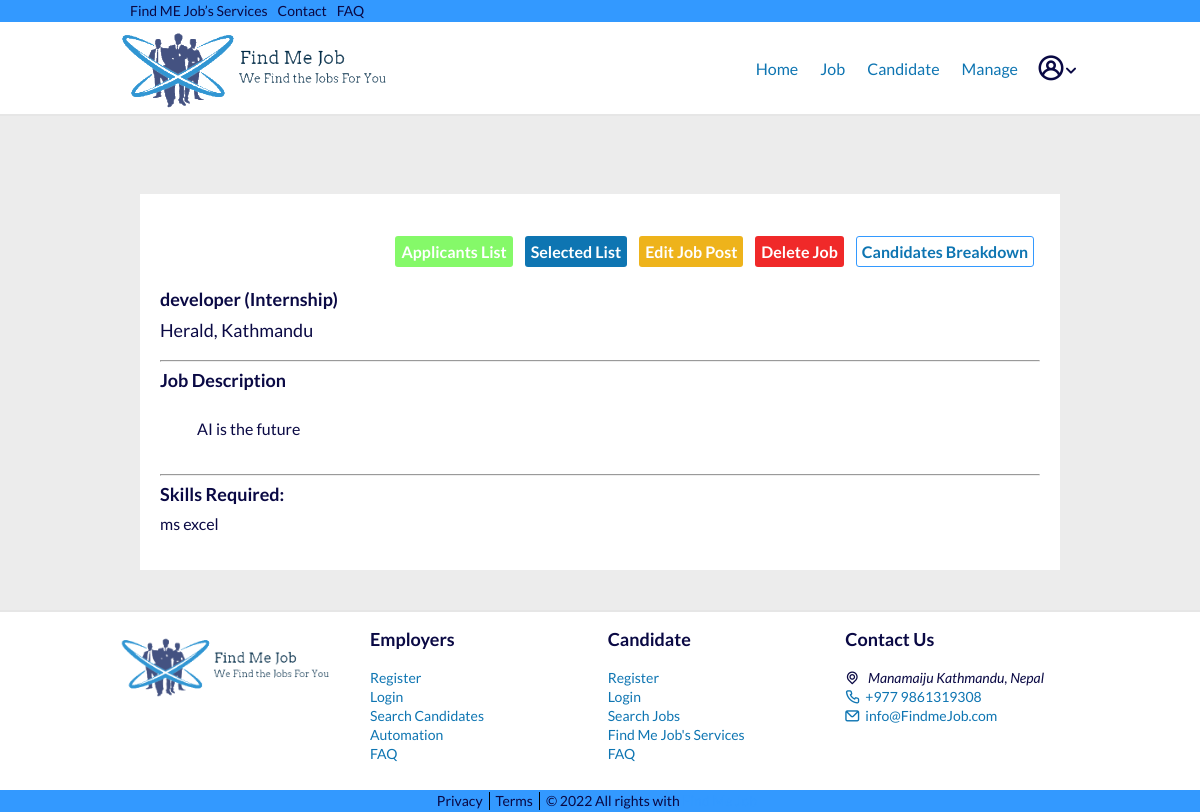
The app's page /hiring/job/community-leader (signed in) with its own data.
### recruiters/models.py (models this page shows, shortened)
class Job(models.Model):
    recruiter = models.ForeignKey(
        User, related_name='jobs', on_delete=models.CASCADE)
    title = models.CharField(max_length=255)
    company = models.CharField(max_length=200)
    location = models.CharField(max_length=255)
    description = models.TextField()
    skills_req = models.CharField(max_length=200)
    job_type = models.CharField(
        max_length=30, choices=CHOICES, default='Full Time', null=True)
    link = models.URLField(null=True, blank=True)
    slug = AutoSlugField(populate_from='title', unique=True, null=True)
    date_posted = models.DateTimeField(default=timezone.now)

### recruiters/views.py (the view)
# urls.py: path('job/<slug>', views.job_detail, name='job-detail'),
@login_required
def job_detail(request, slug):
    job = get_object_or_404(Job, slug=slug)
    context = {
        'job': job,
        'rec_navbar': 1,
    }
    return render(request, 'recruiters/job_detail.html', context)

### recruiters/templates/recruiters/job_detail.html (shortened to what this page needs)
{% extends "users/layout.html" %} {% load static %} {% block content %}
<br /><br />
<div class="container">
  {% if request.user == job.recruiter %}
  <section class="row section__job-details">
    <div>
      {% if not job.link %}
      <div class="job__editors">
        <ul class="job__tools">
          <li>
            <a class="job-btn1" href="{% url 'applicant-list' job.slug %}"
              ><b>Applicants List</b></a
            >
          </li>
          <li>
            <a class="job-btn2" href="{% url 'selected-list' job.slug %}"
              ><b>Selected List</b></a
            >
          </li>
          {% endif %}
          <li>
            <a class="job-btn3" href="{% url 'edit-job-post' job.slug %}"
              ><b>Edit Job Post</b></a
            >
          </li>
          <li>
            <a class="job-btn5" href="{% url 'delete-job' job.slug %}">
              <b>Delete Job</b>
            </a>
          </li>
          <li>
            <a class="job-btn4" href="{% url 'job-candidate-search' job.slug %}"
              ><b>Candidates Breakdown</b></a
            >
          </li>
        </ul>
      </div>
      <div class="card card-signin my-5">
        <div class="card-body">
          <h3>
            <b>{{job.title}} ({{job.job_type}})</b>
          </h3>
          <p style="font-size: 18px">{{job.company}}, {{job.location}}</p>
          <hr my-2 />
          <h3><b>Job Description</b></h3>
          <p style="white-space: pre-wrap; font-size: 16px">
            {{ job.description }}
          </p>
          <hr my-2 />
          <h3>Skills Required:</h3>
          <p>{{job.skills_req}}</p>
        </div>
      </div>
    </div>
  </section>
  {% endif %}
</div>
{% endblock content %}

### static/markup/css/main.css (style rules this page uses)
html { font-family: sans-serif; -ms-text-size-adjust: 100%; -webkit-text-size-adjust: 100%; }
body { margin: 0; }
article, aside, details, figcaption, figure, footer, header, hgroup, main, menu, nav, section, summary { display: block; }
a { background-color: transparent; }
b, strong { font-weight: bold; }
hr { box-sizing: content-box; height: 0; }
html { box-sizing: border-box; }
*, *:before, *:after { box-sizing: inherit; }
* { max-height: 1000000px; }
body { color: #0A0944; background: #ECECEC; font: 1rem/1.2 "Lato", "Arial", "Helvetica Neue", "Helvetica", sans-serif; min-width: 320px; -webkit-font-smoothing: antialiased; -moz-osx-font-smoothing: grayscale; }
h1, .h1, h2, .h2, h3, .h3, h4, .h4, h5, .h5, h6, .h6, .h { font-family: inherit; font-weight: bold; margin: 0 0 0.5em; color: inherit; }
h3, .h3 { font-size: 1.125rem; }
p { margin: 0 0 1em; }
a { color: #39f; }
.container { max-width: 62.5rem; margin: 0 auto; padding: 0 1.25rem; }

### static/main.css (style rules this page uses)
html { font-family: sans-serif; -ms-text-size-adjust: 100%; -webkit-text-size-adjust: 100%; }
body { margin: 0; }
article, aside, details, figcaption, figure, footer, header, hgroup, main, menu, nav, section, summary { display: block; }
a { background-color: transparent; }
b, strong { font-weight: bold; }
hr { box-sizing: content-box; height: 0; }
html { box-sizing: border-box; }
*, *:before, *:after { box-sizing: inherit; }
* { max-height: 1000000px; }
body { color: #0A0944; background: #ECECEC; font: 1rem/1.2 "Lato", "Arial", "Helvetica Neue", "Helvetica", sans-serif; min-width: 320px; -webkit-font-smoothing: antialiased; -moz-osx-font-smoothing: grayscale; }
h1, .h1, h2, .h2, h3, .h3, h4, .h4, h5, .h5, h6, .h6, .h { font-family: inherit; font-weight: bold; margin: 0 0 0.5em; color: inherit; }
h3, .h3 { font-size: 1.125rem; }
p { margin: 0 0 1em; }
a { color: #39f; }
.container { max-width: 62.5rem; margin: 0 auto; padding: 0 1.25rem; }

### recruiters/templates/recruiters/job_detail.html (style rules this page uses)
.section__job-details { margin-bottom: 40px; background: #fff; padding: 20px; }
.job__tools { display: flex; flex-wrap: wrap; }
@media (min-width: 768px) { .job__tools { justify-content: right; } }
.job__tools li { list-style: none; text-align: left; margin: 6px; }
.job__tools li a { text-decoration: none; padding: 5px; border-radius: 3px; display: inline-block; color: #fff; }
.job-btn1 { background: #85f969; border: 1px solid transparent; }
.job-btn2 { background: #0e75b2; border: 1px solid transparent; }
.job-btn3 { background: #eeb31b; border: 1px solid transparent; }
.job-btn4 { color: #0e75b2 !important; border: 1px solid #39f; }
.job-btn5 { color: #fff !important; border: 1px solid transparent; background: rgb(240, 41, 41); }

### records on screen
Job: title "developer", job_type "Internship", company "Herald", location "Kathmandu", description "AI is the future", skills_req "ms excel"
